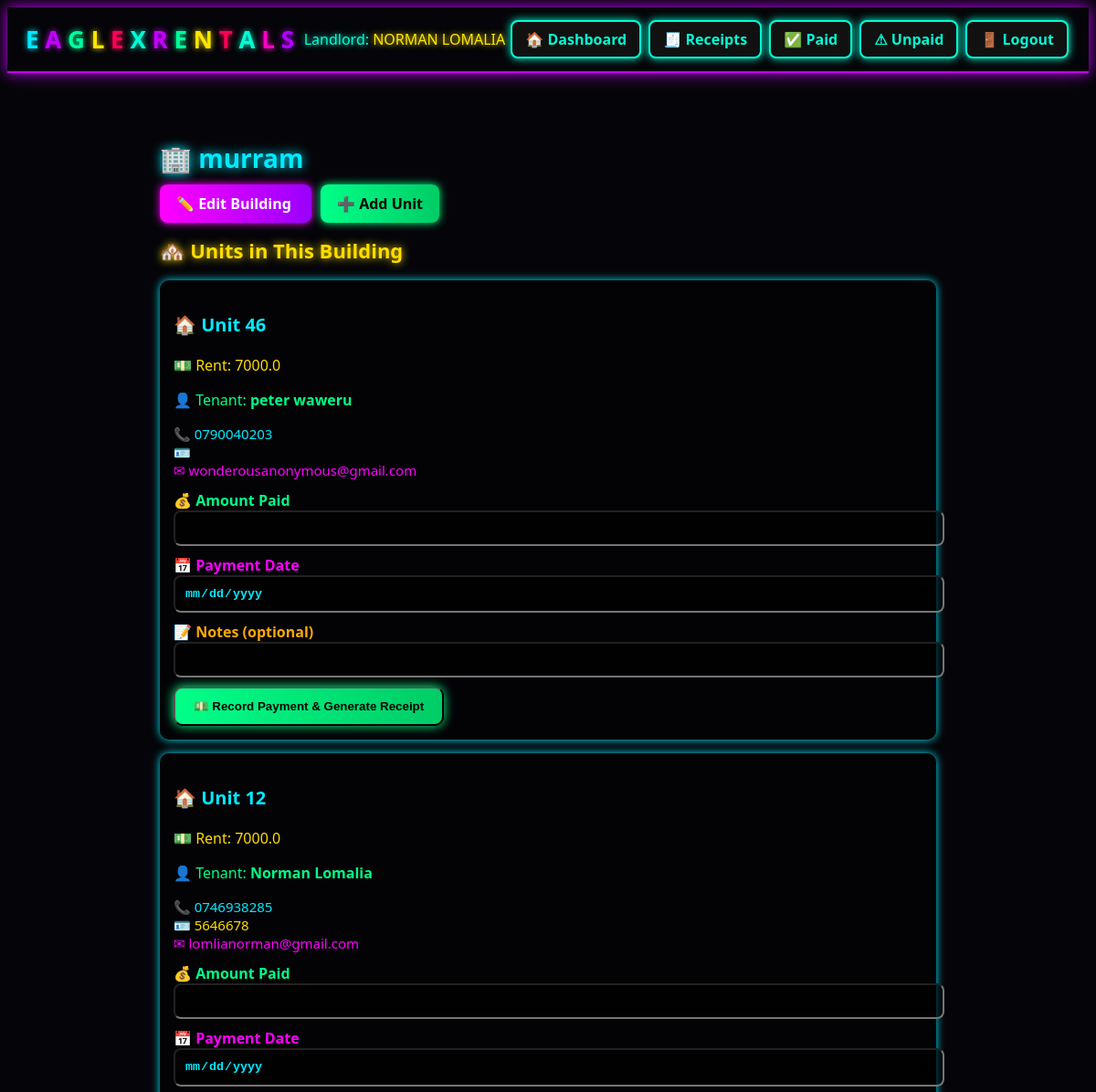
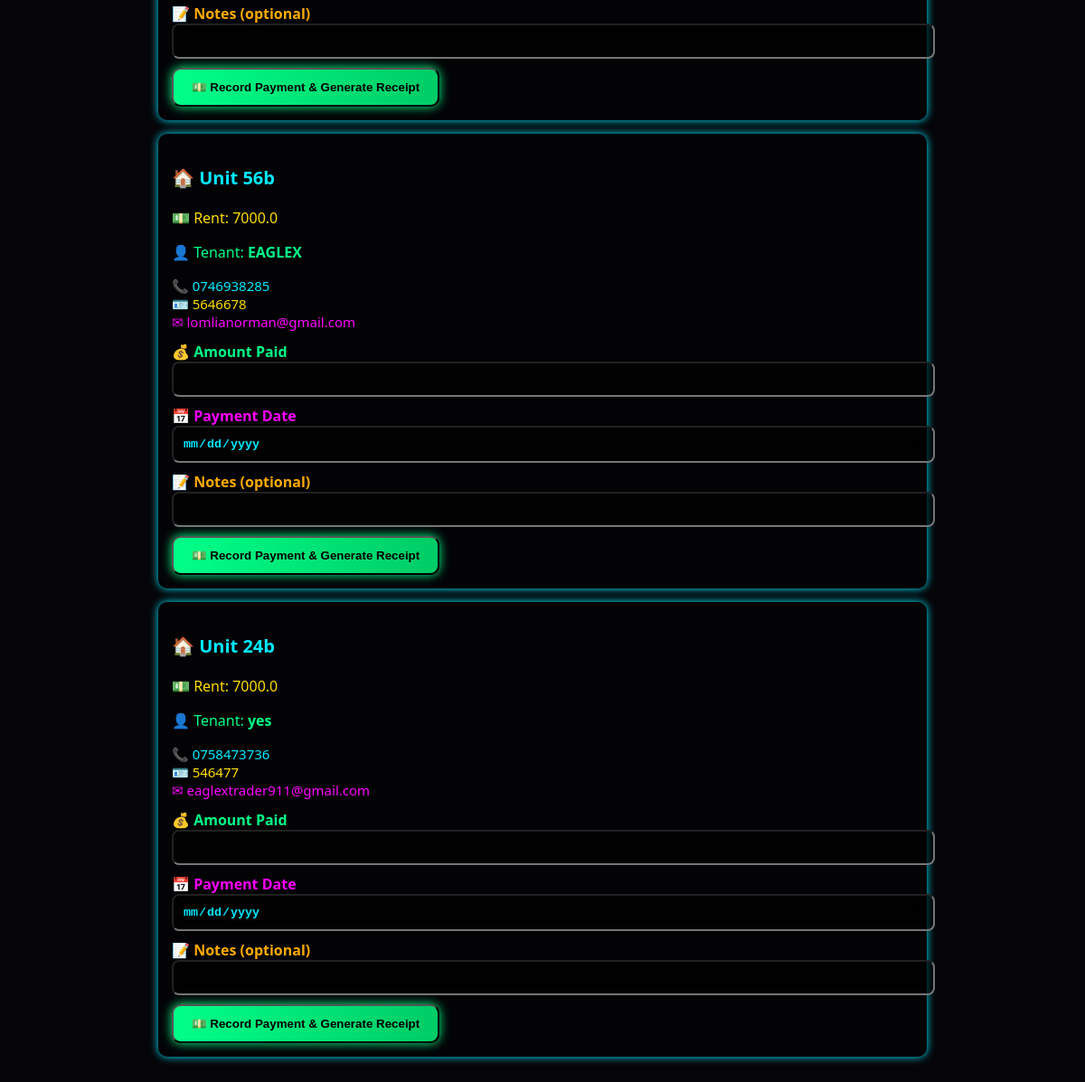
/building/1 (signed in), run on the app's committed database (2 pictures, top to bottom).
### app.py (models this page shows, shortened)
class Landlord(UserMixin, db.Model):
    id = db.Column(db.Integer, primary_key=True)
    first_name = db.Column(db.String(80), nullable=False)
    last_name = db.Column(db.String(80), nullable=False)
    email = db.Column(db.String(120), unique=True, nullable=False)
    phone = db.Column(db.String(50))
    password_hash = db.Column(db.String(200), nullable=False)
    buildings = db.relationship('Building', backref='landlord', cascade='all, delete-orphan')
    @property
    def full_name(self):
        return f"{self.first_name} {self.last_name}"

class Building(db.Model):
    id = db.Column(db.Integer, primary_key=True)
    name = db.Column(db.String(150), nullable=False)
    landlord_id = db.Column(db.Integer, db.ForeignKey('landlord.id'), nullable=False)
    units = db.relationship('Unit', backref='building', cascade='all, delete-orphan')

class Unit(db.Model):
    id = db.Column(db.Integer, primary_key=True)
    number = db.Column(db.String(50), nullable=False)
    rent_amount = db.Column(db.Float, default=0.0)
    building_id = db.Column(db.Integer, db.ForeignKey('building.id'), nullable=False)
    tenant = db.relationship('Tenant', uselist=False, backref='unit')

class Tenant(db.Model):
    id = db.Column(db.Integer, primary_key=True)
    name = db.Column(db.String(150), nullable=False)
    phone = db.Column(db.String(50))
    id_number = db.Column(db.String(100))
    email = db.Column(db.String(120))
    amount_paid = db.Column(db.Float, default=0.0)
    paid = db.Column(db.Boolean, default=False)
    receipt_created_at = db.Column(db.DateTime, default=datetime.utcnow)
    unit_id = db.Column(db.Integer, db.ForeignKey('unit.id'))
    created_at = db.Column(db.DateTime, default=datetime.utcnow)

### app.py (the view)
@app.route('/building/<int:bid>')
@login_required
def building_detail(bid):
    building = Building.query.filter_by(id=bid, landlord_id=current_user.id).first_or_404()
    return render_template('building_detail.html', building=building)

### app.py (called while the page is built)
@login_manager.user_loader
def load_user(user_id):
    return Landlord.query.get(int(user_id))

### templates/building_detail.html (shortened to what this page needs)
{% extends "base.html" %}
{% block content %}
<div style="padding: 25px; max-width: 900px; margin: auto;">
    <h1 style="font-size: 28px; font-weight: 900; color: #00eaff; text-shadow: 0 0 12px #00eaff;">
        🏢 {{ building.name }}
    </h1>
    <div style="margin-top: 20px; margin-bottom: 25px;">
        <a href="{{ url_for('edit_building', bid=building.id) }}"
           style="padding: 10px 18px; background: linear-gradient(90deg, #ff00ff, #9900ff);
                  color: white; border-radius: 8px; text-decoration: none; font-weight: 800;
                  box-shadow: 0 0 10px #ff00ff;">
            ✏️ Edit Building
        </a>
        <a href="{{ url_for('new_unit', bid=building.id) }}"
           style="padding: 10px 18px; background: linear-gradient(90deg, #00ff88, #00cc66);
                  color: black; border-radius: 8px; text-decoration: none; font-weight: 800;
                  margin-left: 10px; box-shadow: 0 0 10px #00ff88;">
            ➕ Add Unit
        </a>
    </div>
    <h2 style="font-size: 22px; color: #ffdd00; text-shadow: 0 0 10px #ffdd00;">
        🏘️ Units in This Building
    </h2>
    {% for unit in building.units %}
        <div style="background: rgba(0,0,0,0.35); padding: 15px; border-radius: 10px;
                    margin-bottom: 15px; box-shadow: 0 0 10px #00eaff;">
            <h3 style="font-size: 20px; color: #00eaff;">🏠 Unit {{ unit.number }}</h3>
            <p style="font-size: 16px; color: #ffdd00;">💵 Rent: {{ unit.rent_amount }}</p>
            {% if unit.tenant %}
                <p style="font-size: 16px; color: #00ff88;">👤 Tenant: <strong>{{ unit.tenant.name }}</strong></p>
                <p style="font-size: 15px; margin: 5px 0;">
                    <span style="color:#00eaff;">📞 {{ unit.tenant.phone }}</span><br>
                    <span style="color:#ffdd00;">🪪 {{ unit.tenant.id_number }}</span><br>
                    <span style="color:#ff00ff;">✉ {{ unit.tenant.email }}</span>
                </p>
                <form action="{{ url_for('record_payment', tid=unit.tenant.id) }}" method="POST" style="margin-top: 12px;">
                    <label style="color:#00ff88; font-weight:800;">💰 Amount Paid</label>
                    <input type="number" name="amount" required
                           style="width:100%; padding:10px; border-radius:8px; margin-bottom:10px;
                                  background:rgba(0,0,0,0.6); color:#ffdd00; font-weight:700;">
                    <label style="color:#ff00ff; font-weight:800;">📅 Payment Date</label>
                    <input type="date" name="date" required
                           style="width:100%; padding:10px; border-radius:8px; margin-bottom:10px;
                                  background:rgba(0,0,0,0.6); color:#00eaff; font-weight:700;">
                    <label style="color:#ffaa00; font-weight:800;">📝 Notes (optional)</label>
                    <input type="text" name="notes"
                           style="width:100%; padding:10px; border-radius:8px; margin-bottom:10px;
                                  background:rgba(0,0,0,0.6); color:#00ff88; font-weight:700;">
                    <button type="submit"
                            style="padding:12px 20px; background:linear-gradient(90deg,#00ff88,#00cc66);
                                   color:black; font-weight:900; border-radius:10px; box-shadow:0 0 12px #00ff88;">
                        💵 Record Payment & Generate Receipt
                    </button>
                </form>
            {% endif %}
        </div>
    {% endfor %}
</div>
{% endblock %}

### templates/base.html (shortened to what this page needs)
<!doctype html>
<html lang="en">
<head>
  <link rel="stylesheet" href="{{ url_for('static', filename='css/neon.css') }}">
</head>
<body class="theme-dark">
  <header>
    <div class="header-title">
      <span class="logo-text">
        <span class="neon-blue">E</span>
        <span class="neon-purple">A</span>
        <span class="neon-green">G</span>
        <span class="neon-yellow">L</span>
        <span class="neon-red">E</span>
        <span class="neon-aqua">X</span>
        <span class="neon-purple">R</span>
        <span class="neon-green">E</span>
        <span class="neon-yellow">N</span>
        <span class="neon-red">T</span>
        <span class="neon-aqua">A</span>
        <span class="neon-pink">L</span>
        <span class="neon-violet">S</span>
      </span>
    </div>
    <div class="header-actions">
      {% if current_user.is_authenticated %}
        <span class="neon-aqua">
          Landlord:
          <span class="neon-yellow">{{ current_user.full_name }}</span>
        </span>
        <a class="btn" href="{{ url_for('dashboard') }}">🏠 Dashboard</a>
        <a class="btn" href="{{ url_for('receipts') }}">🧾 Receipts</a>
        <a class="btn" href="{{ url_for('paid_tenants') }}">✅ Paid</a>
        <a class="btn" href="{{ url_for('unpaid_tenants') }}">⚠ Unpaid</a>
        <a class="btn" href="{{ url_for('logout') }}">🚪 Logout</a>
      {% endif %}
    </div>
  </header>
  <main class="container">
    {% block content %}{% endblock %}
  </main>
</body>
</html>

### static/css/neon.css (style rules this page uses)
:root { --neon-blue: #00eaff; --neon-purple: #c400ff; --neon-pink: #ff00c8; --neon-aqua: #00ffd5; --neon-violet: #b300ff; --neon-green: #00ff9d; --neon-yellow: #ffe600; --neon-red: #ff0055; }
body.theme-dark { background: #050509; color: var(--neon-blue); font-family: 'Segoe UI', sans-serif; }
.container { max-width: 900px; margin: 20px auto; padding: 10px; }
header { display: flex; justify-content: space-between; align-items: center; padding: 10px 20px; border-bottom: 2px solid var(--neon-purple); box-shadow: 0 0 15px var(--neon-purple); }
.logo-text { font-size: 26px; font-weight: 900; }
.neon-blue { color: var(--neon-blue); text-shadow: 0 0 6px var(--neon-blue); }
.neon-purple { color: var(--neon-purple); text-shadow: 0 0 6px var(--neon-purple); }
.neon-pink { color: var(--neon-pink); text-shadow: 0 0 6px var(--neon-pink); }
.neon-aqua { color: var(--neon-aqua); text-shadow: 0 0 6px var(--neon-aqua); }
.neon-violet { color: var(--neon-violet); text-shadow: 0 0 6px var(--neon-violet); }
.neon-green { color: var(--neon-green); text-shadow: 0 0 6px var(--neon-green); }
.neon-yellow { color: var(--neon-yellow); text-shadow: 0 0 6px var(--neon-yellow); }
.neon-red { color: var(--neon-red); text-shadow: 0 0 6px var(--neon-red); }
h1, h2, h3, h4 { font-weight: 800; }
.btn { padding: 8px 14px; border-radius: 8px; border: 2px solid var(--neon-aqua); background: #111; color: var(--neon-aqua); font-weight: 700; cursor: pointer; text-decoration: none; display: inline-block; margin: 4px 2px; box-shadow: 0 0 10px var(--neon-aqua); transition: 0.2s; }

### data on the page
Landlord: full_name "NORMAN LOMALIA"
Building: name "murram"
Unit: number "46", rent_amount "7000.0", tenant.name "peter waweru", tenant.phone "0790040203", tenant.email "wonderousanonymous@gmail.com"
Unit: number "12", rent_amount "7000.0", tenant.name "Norman Lomalia", tenant.phone "0746938285", tenant.id_number "5646678", tenant.email "lomlianorman@gmail.com"
Unit: number "56b", rent_amount "7000.0", tenant.name "EAGLEX", tenant.phone "0746938285", tenant.id_number "5646678", tenant.email "lomlianorman@gmail.com"
Unit: number "24b", rent_amount "7000.0", tenant.name "yes", tenant.phone "0758473736", tenant.id_number "546477", tenant.email "eaglextrader911@gmail.com"
